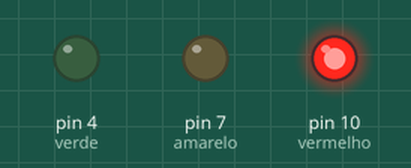
Recording of a sketch running on a simulated Arduino Uno, built with avr-gcc and run on an emulated ATmega328P. On the bench: output pins drawn as LEDs (lit = HIGH).

Above: at 2.5 s.
At 6.5 s:
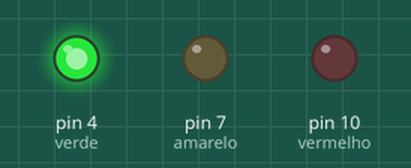
At 8.5 s:
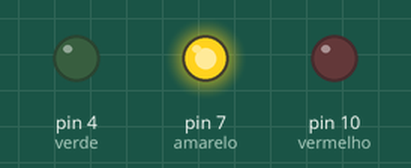
Timing chart, 0 to 11.7 s (numbered marks = the images above):
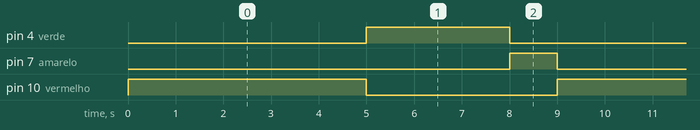

The sketch:

Semafaro.ino
```cpp
#define vermelho 10
#define verde 4
#define amarelo 7
void setup() {
  pinMode(vermelho, OUTPUT);
  pinMode(verde, OUTPUT);
  pinMode(amarelo, OUTPUT);
}

void loop() {
  digitalWrite(vermelho, HIGH);
  delay(5000);
  digitalWrite(vermelho, LOW);
  digitalWrite(verde, HIGH);
  delay(3000);
  digitalWrite(verde, LOW);
  digitalWrite(amarelo, HIGH);
  delay(1000);
  digitalWrite(amarelo, LOW);
}
```

Measured:
- by itself, pin 4 (verde): alternates HIGH for 3.0 s and LOW for 6.0 s
- by itself, pin 7 (amarelo): alternates HIGH for 1.0 s and LOW for 8.0 s
- by itself, pin 10 (vermelho): alternates HIGH for 5.0 s and LOW for 4.0 s
